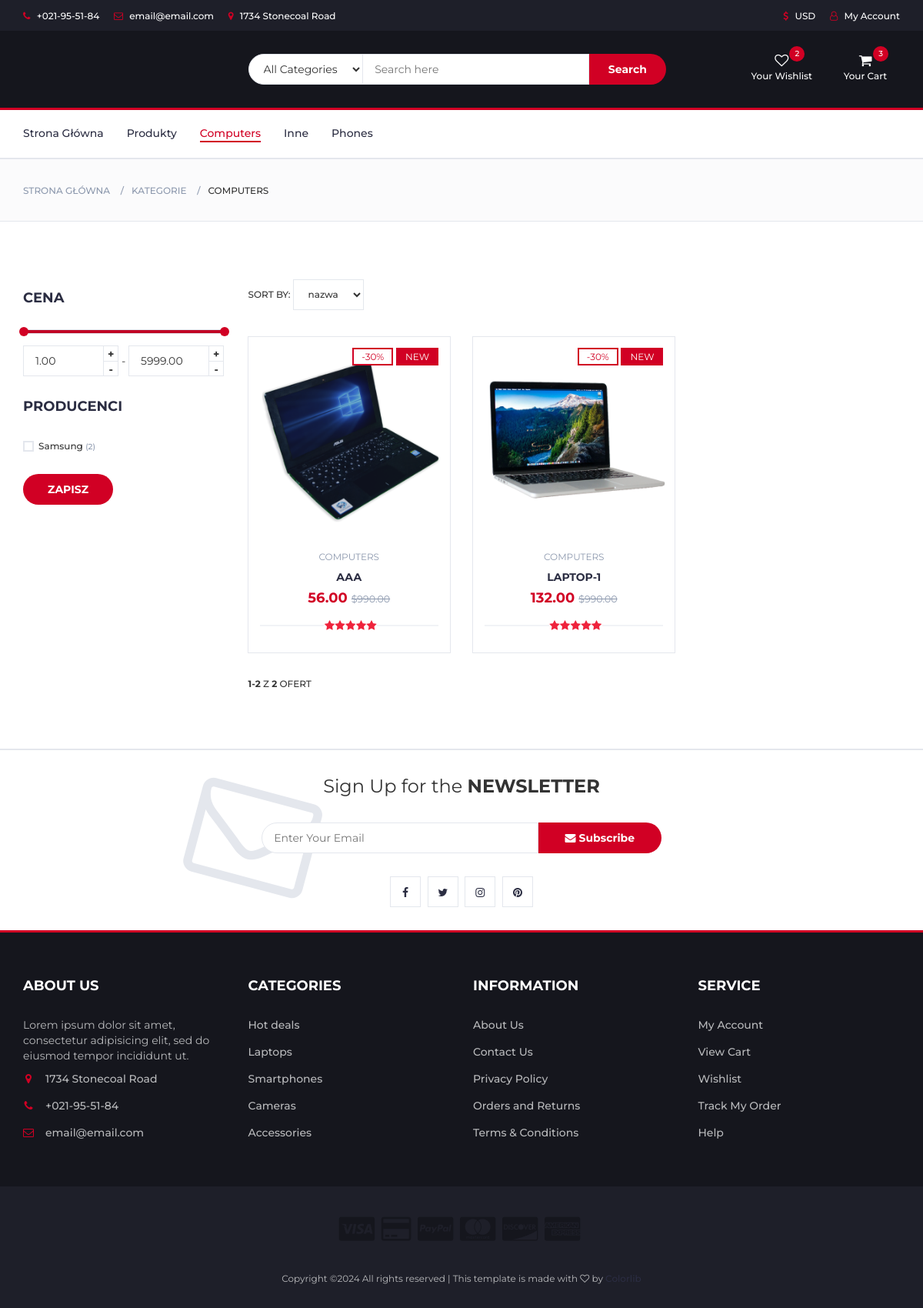
Before: /products/computers/ with the older database file.
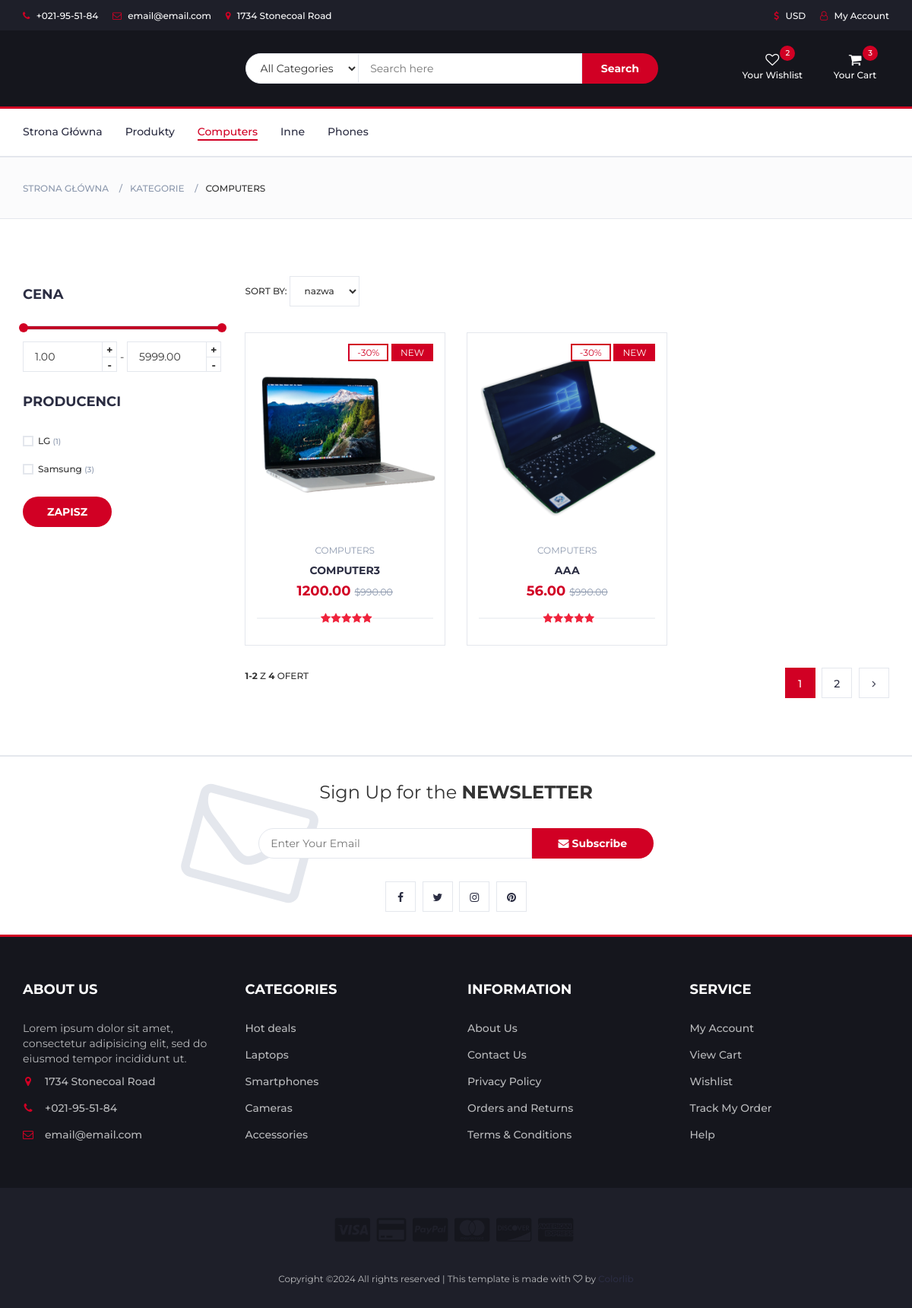
After: the same page with the newer database file.
### products/models.py (models this page shows, shortened)
class Category(models.Model):
    name = models.CharField(max_length=100, null=True)
    slug = models.SlugField(null=True, blank=True)
    banner = models.ImageField(blank=True)

class Brand(models.Model):
    name = models.CharField(max_length=100, null=True)
    slug = models.SlugField(null=True, blank=True)

class Product(models.Model):
    title = models.CharField(max_length=75)
    price = models.DecimalField(max_digits=6, default=0.00, decimal_places=2)
    body = models.TextField(blank=True)
    slug = models.SlugField(null=True, blank=True)
    created_date = models.DateTimeField(auto_now_add=True)
    banner = models.ImageField(blank=True)
    quantity = models.PositiveIntegerField(default=0)
    category = models.ForeignKey(Category, on_delete=models.CASCADE, related_name='products', default="2")
    brand = models.ForeignKey(Brand, on_delete=models.CASCADE, related_name='products', null=True)

### products/views.py (the view)
# urls.py: path('<str:category>/', views.products_list_category, name="list_category"),
def products_list_category(request, category, p=1):
    path = request.path
    path_matches = bool(re.match(r'^/products/[a-z]+/.*$', path))
    path_matches_paginator = bool(re.match(r'^/products/[a-z]+/[0-9]+/.*$', path))
    if path_matches_paginator:
        path_paginator = '/' + '/'.join(path.strip('/').split('/')[:-1]) + '/'
    else:
        path_paginator = request.path
    categories = Category.objects.all().order_by('name')
    category_id = Category.objects.get(slug = category).id
    path_category = path.strip('/').split('/')[1]
    brands = Brand.objects.filter(products__category = category_id).order_by('name').annotate(product_count=Count('products'))
    sort_by = request.GET.get('sort_by', '-created_date')
    min_price = float(request.GET.get('min-price', '1.00'))
    max_price = float(request.GET.get('max-price', '9999.00'))
    selected_brands = request.GET.getlist('brand')
    selected_brands = [int(brands) for brands in selected_brands]
    product_filter = Product.objects.filter(price__range=(min_price, max_price))
    product_filter = product_filter.filter(category=category_id)
    if selected_brands:
        product_filter = product_filter.filter(brand__in=selected_brands)
    products = product_filter.order_by(sort_by)
    paginator = Paginator(products, 2)
    page_number = request.GET.get('page', p)
    page_obj = paginator.page(page_number)
    context = {
        'path_matches' : path_matches,
        'products' : page_obj,
        'brands' : brands,
        'categories' : categories,
        'selected_brands' : selected_brands,
        'path_paginator' : path_paginator,
        'path_category' : path_category
    }
    return render(request, 'products/products_list.html', context)

### products/templates/products/products_list.html (shortened to what the changed rows need)
{% extends 'layout.html' %}
{% block content %}
<div class="section">
    <div class="container">
        {% if path_matches %}
            <form method="GET" action="{% url 'products:list_category' category=path_category %}" id="filter-form">
        {% else %}
            <form method="GET" action="{% url 'products:list' %}" id="filter-form">
        {% endif %}
            <div class="row">
                <div id="aside" class="col-md-3">
                    <div class="aside">
                        <div class="checkbox-filter">
                            {% for brand in brands %}
                                <div class="input-checkbox">
                                    <label for="brand-{{brand.id}}">
                                        <span></span>
                                            {{brand.name}}
                                        <small>({{brand.product_count}})</small>
                                    </label>
                                </div>
                            {% endfor %}
                        </div>
                    </div>
                </div>
                <div id="store" class="col-md-9">
                    <div class="row">
                        {% for product in products %}
                            <div class="col-md-4 col-xs-6">
                                <div class="product">
                                    <div class="product-img">
                                        <img src="{{product.banner.url}}" alt="{{product.banner.title}}">
                                        <div class="product-label">
                                            <span class="sale">-30%</span>
                                            <span class="new">NEW</span>
                                        </div>
                                    </div>
                                    <div class="product-body">
                                        <p class="product-category">{{product.category.name}}</p>
                                        <h3 class="product-name"><a href="{% url 'products:page' slug=product.slug %}">{{product.title}}</a></h3>
                                        <h4 class="product-price">{{product.price}} <del class="product-old-price">$990.00</del></h4>
                                        <div class="product-rating">
                                            <i class="fa fa-star"></i>
                                            <i class="fa fa-star"></i>
                                            <i class="fa fa-star"></i>
                                            <i class="fa fa-star"></i>
                                            <i class="fa fa-star"></i>
                                        </div>
                                    </div>
                                    <div class="add-to-cart">
                                        <button class="add-to-cart-btn"> add to cart</button>
                                    </div>
                                </div>
                            </div>
                        {% endfor %}
                    </div>
                    <div class="store-filter clearfix">
                        <span class="store-qty"><b>{{ products.start_index }}-{{ products.end_index }}</b> z <b>{{ products.paginator.count }}</b> ofert</span>
                        <ul class="store-pagination">
                            {% if products.paginator.num_pages > 1 %}
                                {% for page in products.paginator.page_range %}
                                    {% if page >= products.number|add:-2 and page <= products.number|add:2 %}
                                        {% if page == products.number %}
                                        <li class="active">{{page}}</li>
                                        {% else %}
                                            {% if request.GET %}
                                                <li><a href="{{path_paginator}}{{ page }}/?{{request.GET.urlencode}}">{{ page }}</a></li>
                                            {% else %}
                                                <li><a href="{{path_paginator}}{{ page }}/">{{ page }}</a></li>
                                            {% endif %}
                                        {% endif %}
                                    {% endif %}
                                {% endfor %}
                                {% if products.number < products.paginator.num_pages %}
                                    {% if request.GET %}
                                        <li><a href="{{path_paginator}}{{ products.next_page_number }}/?{{request.GET.urlencode}}"><i class="fa fa-angle-right"></i></a></li>
                                    {% else %}
                                        <li><a href="{{path_paginator}}{{ products.next_page_number }}/"><i class="fa fa-angle-right"></i></a></li>
                                    {% endif %}
                                {% endif %}
                            {% endif %}
                        </ul>
                    </div>
                </div>
            </div>
        </form>
    </div>
</div>
{% endblock %}

### templates/layout.html (shortened to what the changed rows need)
<!DOCTYPE html>
<html lang="pl">
    {% load static %}
	<head>
 		<link rel="stylesheet" href="{% static 'css/bootstrap.min.css' %}"/>
 		<link type="text/css" rel="stylesheet" href="{% static 'css/slick.css' %}"/>
 		<link type="text/css" rel="stylesheet" href="{% static 'css/slick-theme.css' %}"/>
 		<link type="text/css" rel="stylesheet" href="{% static 'css/nouislider.min.css' %}"/>
 		<link rel="stylesheet" href="{% static 'css/font-awesome.min.css' %}">
 		<link type="text/css" rel="stylesheet" href="{% static 'css/style.css' %}"/>
    </head>
	<body>
		<nav id="navigation">
			<div class="container">
				<div id="responsive-nav">
					<ul class="main-nav nav navbar-nav">
						{% for category in categories %}
							{% if category.slug in request.path %}
								<li class="active">
									<a href="{% url 'products:list_category' category=category.slug %}">{{ category.name }}</a>
								</li>
							{% else %}
								<li>
									<a href="{% url 'products:list_category' category=category.slug %}">{{ category.name }}</a>
								</li>
							{% endif %}
						{% endfor %}
					</ul>
				</div>
			</div>
		</nav>
        {% block content %}
        {% endblock%}
	</body>
</html>

Changed rows visible on the page:
no longer on this page (row unchanged): Product: banner (picture), category.name "COMPUTERS", title "LAPTOP-1", price "132.00"
now on this page (row unchanged): Brand: name "LG", product_count "1"
computed for Brand "Samsung": product_count "2" → "3"
added Product: banner (picture), category.name "COMPUTERS", title "COMPUTER3", price "1200.00"
Other visible differences:
{{ products.paginator.count }}: "2" → "4"
new list line: "1"
new list line: "2"
